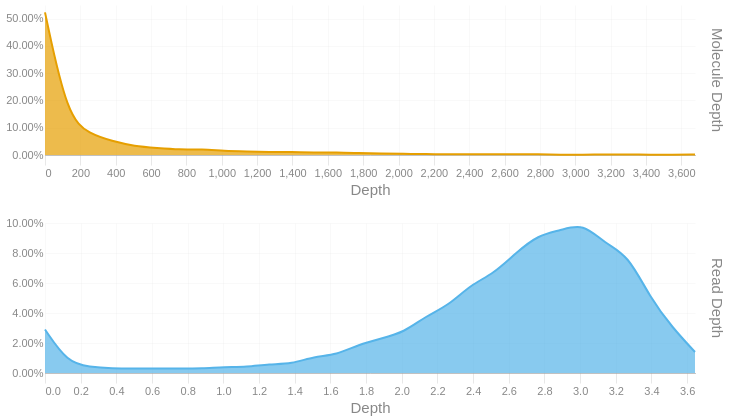

Here is the notebook cell this chart was saved with:
### Code cell
readdep = depth_hist(tb['Read Depth'], q99, 3)
readdep = readdep.with_columns(pl.lit('Read Depth').alias('Metric'))
if not SKIPLR:
    moldep = depth_hist(tb['Molecule Depth'], mol_q99, 1)
    moldep = moldep.with_columns(pl.lit('Molecule Depth').alias('Metric'))
    _hist = pl.concat([readdep, moldep])
    _hist = _hist.filter(pl.col('Proportion') != 0)
    with SafeRender(_hist):
        (
            alt.Chart(_hist)        
            .mark_area(interpolate = "basis")
            .encode(
                x=alt.X('Bin:Q').scale(domainMin=0).axis(alt.Axis(title='Depth')),
                y = alt.Y('Proportion:Q', title = None).axis(format = '.2%'),
                color = alt.Color('Metric:N').legend(None),
                row = alt.Row("Metric:N").header(title = None, labelOrient = 'right'),
                tooltip = [
                    alt.Tooltip("Metric:N", title = "Metric"),
                    alt.Tooltip('Interval:N', title = "Depth Interval"),
                    alt.Tooltip('Proportion:Q', title = "% Alignments").format('.2%')
                ]
            )
            .resolve_scale(x='independent', y='independent')
            .properties(
                height = 150, width = 650,
                usermeta={'embedOptions': {'downloadFileName': f'{samplename}.depth.hist'}}
            )
        ).display()
else:
    readdep = readdep.filter(pl.col('Proportion') != 0)
    with SafeRender(readdep):
        (
            alt.Chart(readdep)        
            .mark_area(interpolate = "basis")
            .encode(
                x=alt.X('Bin:Q').scale(domainMin=0).axis(alt.Axis(title='Depth')),
                y = alt.Y('Proportion:Q', title = None).axis(format = '.2%'),
                tooltip = [
                    alt.Tooltip('Interval:N', title = "Depth Interval"),
                    alt.Tooltip('Proportion:Q', title = "% Alignments").format('.2%')
                ]
            )
            .properties(
                usermeta={'embedOptions': {'downloadFileName': f'{samplename}.depth.hist'}}
            )
        ).display()

### Figure 1 — Vega-Lite specification as saved in the notebook (floating-point values rounded to 4 significant figures)
{"width": 650, "height": 150, "config": {"title": {"anchor": "start", "dy": -15, "fontSize": 18, "color": "#888888", "subtitleColor": "#888888", "subtitleFontSize": 14}, "arc": {"fill": "#0072B2"}, "axis": {"domainColor": "#888888", "domainWidth": 0.5, "gridWidth": 0.2, "grid": false, "titleFontWeight": 400, "titleFontSize": 15, "labelFontSize": 11, "labelColor": "#888888", "tickColor": "#888888", "tickWidth": 0.2, "titleColor": "#888888"}, "axisBand": {"grid": false}, "axisX": {"grid": true, "tickSize": 10, "domainCap": "round"}, "axisY": {"domain": false, "grid": true, "tickSize": 0, "domainCap": "round"}, "background": "transparent", "header": {"labelFontSize": 15, "labelColor": "#888888", "titleFontSize": 15, "titleFontWeight": 600, "titleColor": "#888888"}, "legend": {"labelFont": "sans-serif", "labelFontSize": 12, "labelColor": "#888888", "symbolSize": 100, "symbolType": "circle", "titleFontSize": 12, "titlePadding": 10, "titleColor": "#888888", "title": null}, "range": {"category": ["#E69F00", "#56B4E9", "#009E73", "#F0E442", "#0072B2", "#D55E00", "#CC79A7", "#000000"], "diverging": ["#cfe8f3", "#a2d4ec", "#73bfe2", "#46abdb", "#1696d2", "#12719e"]}, "area": {"fill": "#0072B2", "fillOpacity": 0.7, "line": true, "strokeOpacity": 0.7}, "line": {"color": "#0072B2", "stroke": "#0072B2", "strokeWidth": 2}, "trail": {"color": "#0072B2", "stroke": "#0072B2", "strokeWidth": 0, "size": 1}, "point": {"filled": true, "fillOpacity": 1.0, "size": 95}, "text": {"color": "#888888", "fontSize": 11, "align": "right", "fontWeight": 400, "size": 11}, "bar": {"fill": "#0072B2", "stroke": null}, "view": {"stroke": null, "continuousWidth": 660, "continuousHeight": 400}}, "data": {"name": "data-315dd47b3028fa0f0cdb6ef8886614de"}, "mark": {"type": "area", "interpolate": "basis"}, "encoding": {"color": {"field": "Metric", "legend": null, "type": "nominal"}, "row": {"field": "Metric", "header": {"title": null, "labelOrient": "right"}, "type": "nominal"}, "tooltip": [{"field": "Metric", "title": "Metric", "type": "nominal"}, {"field": "Interval", "title": "Depth Interval", "type": "nominal"}, {"field": "Proportion", "format": ".2%", "title": "% Alignments", "type": "quantitative"}], "x": {"axis": {"title": "Depth"}, "field": "Bin", "scale": {"domainMin": 0}, "type": "quantitative"}, "y": {"axis": {"format": ".2%"}, "field": "Proportion", "title": null, "type": "quantitative"}}, "resolve": {"scale": {"x": "independent", "y": "independent"}}, "usermeta": {"embedOptions": {"downloadFileName": "S5_Hudson_1181.depth.hist"}}, "$schema": "https://vega.github.io/schema/vega-lite/v6.1.0.json", "datasets": {"data-315dd47b3028fa0f0cdb6ef8886614de": [{"Bin": 0.0, "Interval": "0.0-0.126", "Proportion": 0.029, "Metric": "Read Depth"}, {"Bin": 0.126, "Interval": "0.126-0.251", "Proportion": 0.007, "Metric": "Read Depth"}, {"Bin": 0.251, "Interval": "0.251-0.377", "Proportion": 0.004, "Metric": "Read Depth"}, {"Bin": 0.377, "Interval": "0.377-0.503", "Proportion": 0.003, "Metric": "Read Depth"}, {"Bin": 0.503, "Interval": "0.503-0.628", "Proportion": 0.003, "Metric": "Read Depth"}, {"Bin": 0.628, "Interval": "0.628-0.754", "Proportion": 0.003, "Metric": "Read Depth"}, {"Bin": 0.754, "Interval": "0.754-0.88", "Proportion": 0.003, "Metric": "Read Depth"}, {"Bin": 0.88, "Interval": "0.88-1.005", "Proportion": 0.003, "Metric": "Read Depth"}, {"Bin": 1.005, "Interval": "1.005-1.131", "Proportion": 0.004, "Metric": "Read Depth"}, {"Bin": 1.131, "Interval": "1.131-1.257", "Proportion": 0.004, "Metric": "Read Depth"}, {"Bin": 1.257, "Interval": "1.257-1.382", "Proportion": 0.006, "Metric": "Read Depth"}, {"Bin": 1.382, "Interval": "1.382-1.508", "Proportion": 0.006, "Metric": "Read Depth"}, {"Bin": 1.508, "Interval": "1.508-1.634", "Proportion": 0.011, "Metric": "Read Depth"}, {"Bin": 1.634, "Interval": "1.634-1.759", "Proportion": 0.012, "Metric": "Read Depth"}, {"Bin": 1.759, "Interval": "1.759-1.885", "Proportion": 0.019, "Metric": "Read Depth"}, {"Bin": 1.885, "Interval": "1.885-2.011", "Proportion": 0.023, "Metric": "Read Depth"}, {"Bin": 2.011, "Interval": "2.011-2.136", "Proportion": 0.027, "Metric": "Read Depth"}, {"Bin": 2.136, "Interval": "2.136-2.262", "Proportion": 0.038, "Metric": "Read Depth"}, {"Bin": 2.262, "Interval": "2.262-2.388", "Proportion": 0.045, "Metric": "Read Depth"}, {"Bin": 2.388, "Interval": "2.388-2.513", "Proportion": 0.059, "Metric": "Read Depth"}, {"Bin": 2.513, "Interval": "2.513-2.639", "Proportion": 0.066, "Metric": "Read Depth"}, {"Bin": 2.639, "Interval": "2.639-2.765", "Proportion": 0.08, "Metric": "Read Depth"}, {"Bin": 2.765, "Interval": "2.765-2.89", "Proportion": 0.092, "Metric": "Read Depth"}, {"Bin": 2.89, "Interval": "2.89-3.016", "Proportion": 0.095, "Metric": "Read Depth"}, {"Bin": 3.016, "Interval": "3.016-3.142", "Proportion": 0.1, "Metric": "Read Depth"}, {"Bin": 3.142, "Interval": "3.142-3.267", "Proportion": 0.086, "Metric": "Read Depth"}, {"Bin": 3.267, "Interval": "3.267-3.393", "Proportion": 0.079, "Metric": "Read Depth"}, {"Bin": 3.393, "Interval": "3.393-3.519", "Proportion": 0.05, "Metric": "Read Depth"}, {"Bin": 3.519, "Interval": "3.519-3.644", "Proportion": 0.03, "Metric": "Read Depth"}, {"Bin": 3.644, "Interval": "3.644-3.77", "Proportion": 0.014, "Metric": "Read Depth"}, {"Bin": 0.0, "Interval": "0.0-126.8", "Proportion": 0.523, "Metric": "Molecule Depth"}, {"Bin": 126.8, "Interval": "126.8-253.6", "Proportion": 0.138, "Metric": "Molecule Depth"}, {"Bin": 253.6, "Interval": "253.6-380.4", "Proportion": 0.077, "Metric": "Molecule Depth"}, {"Bin": 380.4, "Interval": "380.4-507.2", "Proportion": 0.051, "Metric": "Molecule Depth"}, {"Bin": 507.2, "Interval": "507.2-634.0", "Proportion": 0.032, "Metric": "Molecule Depth"}, {"Bin": 634.0, "Interval": "634.0-760.8", "Proportion": 0.026, "Metric": "Molecule Depth"}, {"Bin": 760.8, "Interval": "760.8-887.6", "Proportion": 0.02, "Metric": "Molecule Depth"}, {"Bin": 887.6, "Interval": "887.6-1014.4", "Proportion": 0.021, "Metric": "Molecule Depth"}, {"Bin": 1014.0, "Interval": "1014.4-1141.3", "Proportion": 0.015, "Metric": "Molecule Depth"}, {"Bin": 1141.0, "Interval": "1141.3-1268.1", "Proportion": 0.013, "Metric": "Molecule Depth"}, {"Bin": 1268.0, "Interval": "1268.1-1394.9", "Proportion": 0.011, "Metric": "Molecule Depth"}, {"Bin": 1395.0, "Interval": "1394.9-1521.7", "Proportion": 0.011, "Metric": "Molecule Depth"}, {"Bin": 1522.0, "Interval": "1521.7-1648.5", "Proportion": 0.009, "Metric": "Molecule Depth"}, {"Bin": 1648.0, "Interval": "1648.5-1775.3", "Proportion": 0.01, "Metric": "Molecule Depth"}, {"Bin": 1775.0, "Interval": "1775.3-1902.1", "Proportion": 0.007, "Metric": "Molecule Depth"}, {"Bin": 1902.0, "Interval": "1902.1-2028.9", "Proportion": 0.005, "Metric": "Molecule Depth"}, {"Bin": 2029.0, "Interval": "2028.9-2155.7", "Proportion": 0.004, "Metric": "Molecule Depth"}, {"Bin": 2156.0, "Interval": "2155.7-2282.5", "Proportion": 0.004, "Metric": "Molecule Depth"}, {"Bin": 2282.0, "Interval": "2282.5-2409.3", "Proportion": 0.002, "Metric": "Molecule Depth"}, {"Bin": 2409.0, "Interval": "2409.3-2536.1", "Proportion": 0.003, "Metric": "Molecule Depth"}, {"Bin": 2536.0, "Interval": "2536.1-2662.9", "Proportion": 0.003, "Metric": "Molecule Depth"}, {"Bin": 2663.0, "Interval": "2662.9-2789.7", "Proportion": 0.003, "Metric": "Molecule Depth"}, {"Bin": 2790.0, "Interval": "2789.7-2916.5", "Proportion": 0.003, "Metric": "Molecule Depth"}, {"Bin": 2916.0, "Interval": "2916.5-3043.3", "Proportion": 0.001, "Metric": "Molecule Depth"}, {"Bin": 3043.0, "Interval": "3043.3-3170.2", "Proportion": 0.001, "Metric": "Molecule Depth"}, {"Bin": 3170.0, "Interval": "3170.2-3297.0", "Proportion": 0.002, "Metric": "Molecule Depth"}, {"Bin": 3297.0, "Interval": "3297.0-3423.8", "Proportion": 0.002, "Metric": "Molecule Depth"}, {"Bin": 3424.0, "Interval": "3423.8-3550.6", "Proportion": 0.001, "Metric": "Molecule Depth"}, {"Bin": 3551.0, "Interval": "3550.6-3677.4", "Proportion": 0.001, "Metric": "Molecule Depth"}, {"Bin": 3677.0, "Interval": "3677.4-3804.18", "Proportion": 0.002, "Metric": "Molecule Depth"}]}}
